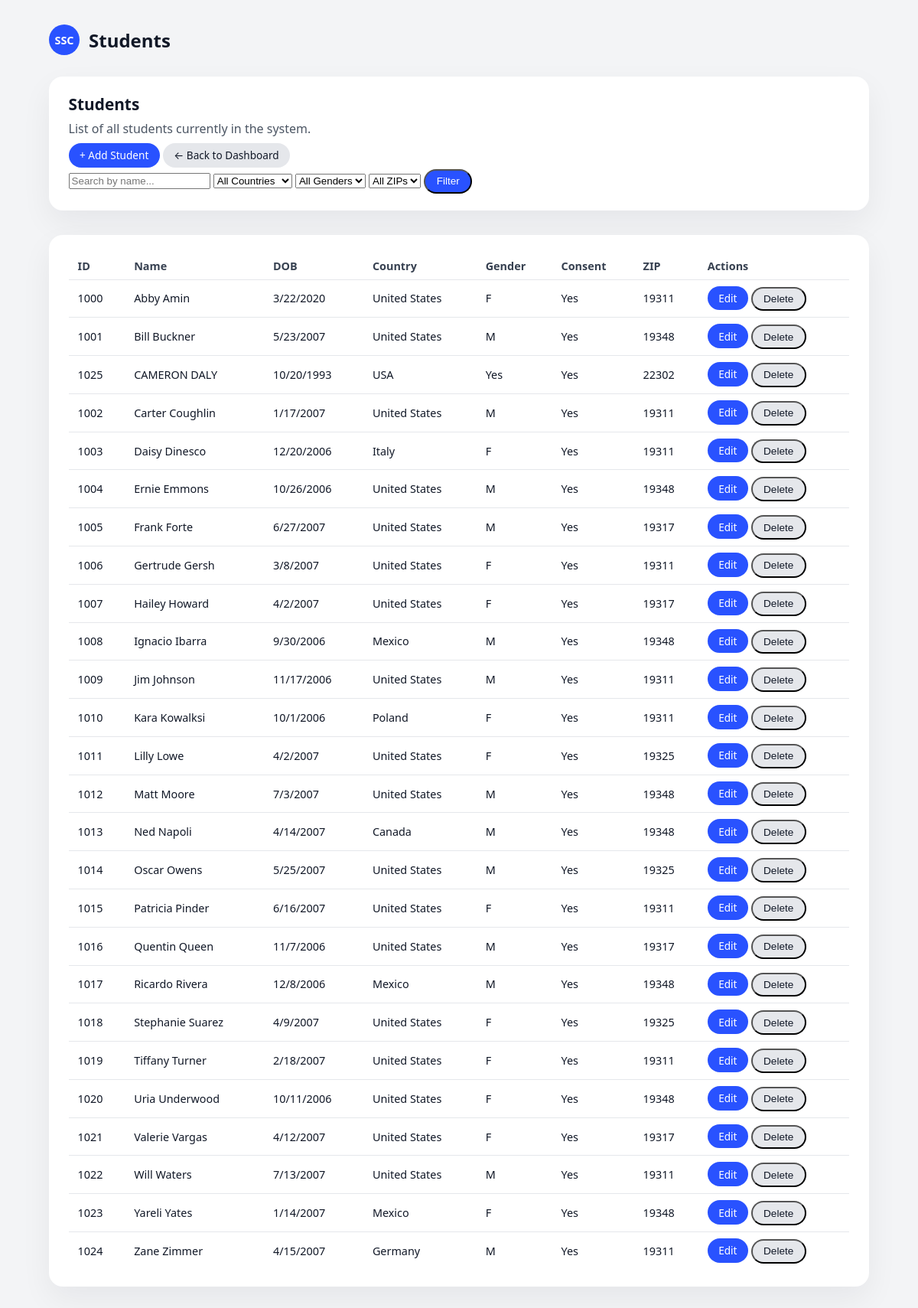
Before: /students with the older database file.
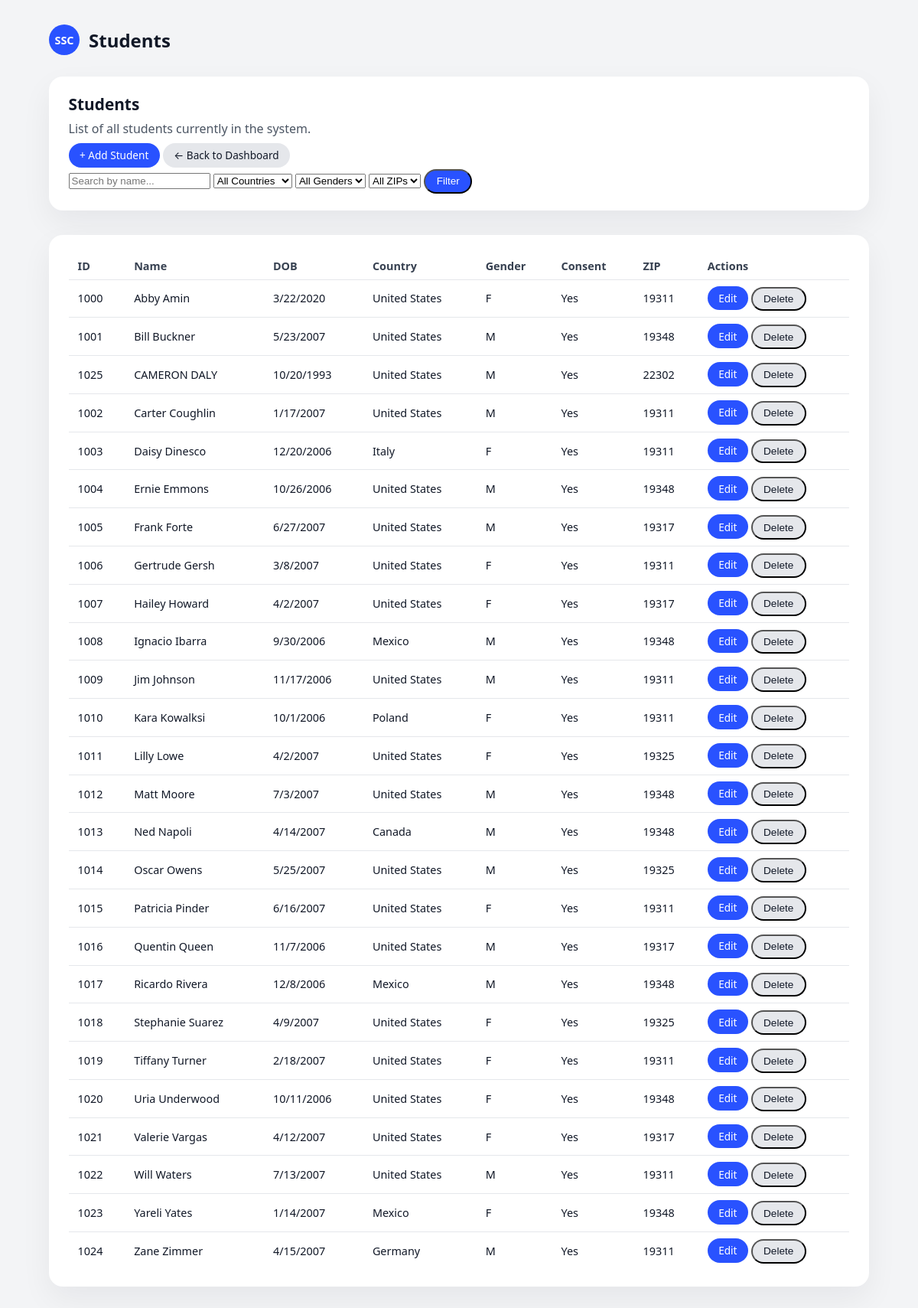
After: the same page with the newer database file.
### tables this page shows
CREATE TABLE Student (
    student_id INT PRIMARY KEY,
    name VARCHAR(100) NOT NULL,
    dob DATE NOT NULL,
    country_of_birth VARCHAR(100) NOT NULL,
    gender CHAR(1) NOT NULL,
    consent BOOLEAN NOT NULL,
    zip_code CHAR(5) NOT NULL
);

### app.py (the view)
@app.route("/students")
def list_students():
    search = request.args.get("search", "")
    country_filter = request.args.get("country", "")
    gender_filter = request.args.get("gender", "")
    zip_filter = request.args.get("zip", "")
    conn = get_db_connection()
    countries = [row["country_of_birth"] for row in conn.execute("SELECT DISTINCT country_of_birth FROM Student ORDER BY country_of_birth").fetchall()]
    genders = [row["gender"] for row in conn.execute("SELECT DISTINCT gender FROM Student ORDER BY gender").fetchall()]
    zips = [row["zip_code"] for row in conn.execute("SELECT DISTINCT zip_code FROM Student ORDER BY zip_code").fetchall()]
    query = "SELECT * FROM Student WHERE 1=1"
    params = []
    if search:
        query += " AND name LIKE ?"
        params.append(f"%{search}%")
    if country_filter:
        query += " AND country_of_birth = ?"
        params.append(country_filter)
    if gender_filter:
        query += " AND gender = ?"
        params.append(gender_filter)
    if zip_filter:
        query += " AND zip_code = ?"
        params.append(zip_filter)
    query += " ORDER BY name"
    students = conn.execute(query, params).fetchall()
    conn.close()
    return render_template(
        "students.html",
        students=students,
        search=search,
        countries=countries,
        genders=genders,
        zips=zips,
        country_filter=country_filter,
        gender_filter=gender_filter,
        zip_filter=zip_filter
    )

### app.py (called while the page is built)
def get_db_connection():
    conn = sqlite3.connect(DATABASE)
    conn.row_factory = sqlite3.Row  # access columns by name
    return conn

### templates/students.html (shortened to what this page needs)
<!DOCTYPE html>
<html lang="en">
<head>
  <link rel="stylesheet" href="{{ url_for('static', filename='style.css') }}">
</head>
<body>
  <div class="page">
    <header class="top-bar">
      <div class="logo-circle">SSC</div>
      <h1>Students</h1>
    </header>
    <main class="content">
      <div class="card hero">
        <h2>Students</h2>
        <p>List of all students currently in the system.</p>
        <p style="margin-top: 0.5rem;">
          <a href="{{ url_for('new_student') }}" class="button-link">+ Add Student</a>
          <a href="{{ url_for('home') }}" class="button-link secondary">← Back to Dashboard</a>
        </p>
        <form method="get" action="{{ url_for('list_students') }}" class="search-form">
          <input type="text"
                name="search"
                placeholder="Search by name..."
                value="{{ search }}"
                class="search-input">
          <select name="country" class="search-select">
            <option value="">All Countries</option>
          </select>
          <select name="gender" class="search-select">
            <option value="">All Genders</option>
          </select>
          <select name="zip" class="search-select">
            <option value="">All ZIPs</option>
          </select>
          <button type="submit" class="button-link">Filter</button>
        </form>
      </div>
      <div class="card">
        <table class="table">
          <thead>
            <tr>
              <th>ID</th>
              <th>Name</th>
              <th>DOB</th>
              <th>Country</th>
              <th>Gender</th>
              <th>Consent</th>
              <th>ZIP</th>
              <th>Actions</th>
            </tr>
          </thead>
          <tbody>
            {% for s in students %}
              <tr>
                <td>{{ s.student_id }}</td>
                <td>{{ s.name }}</td>
                <td>{{ s.dob }}</td>
                <td>{{ s.country_of_birth }}</td>
                <td>{{ s.gender }}</td>
                <td>{{ 'Yes' if s.consent else 'No' }}</td>
                <td>{{ s.zip_code }}</td>
                <td>
                  <a href="{{ url_for('edit_student', student_id=s.student_id) }}"
                     class="button-link">
                    Edit
                  </a>
                  <form method="post"
                        action="{{ url_for('delete_student', student_id=s.student_id) }}"
                        onsubmit="return confirm('Delete this student?');"
                        style="display:inline;">
                    <button type="submit" class="button-link secondary">Delete</button>
                  </form>
                </td>
              </tr>
            {% endfor %}
          </tbody>
        </table>
      </div>
    </main>
  </div>
</body>
</html>

Changed rows visible on the page:
changed Student "CAMERON DALY": country_of_birth "USA" → "United States"; gender "Yes" → "M"
